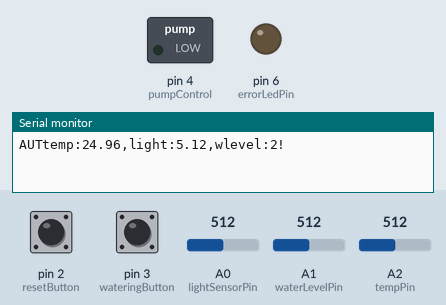
Recording of a sketch running on a simulated Arduino Uno, built with avr-gcc and run on an emulated ATmega328P. Parts: switched loads named in the sketch (green lamp = pin HIGH), output pins drawn as LEDs (lit = HIGH), the last lines printed to the serial monitor. The test bench sets the inputs (shaded band); at power-on: pin 3 (wateringButton) HIGH, A1 (waterLevelPin) = 512, pin 2 (resetButton) HIGH, A0 (lightSensorPin) = 512, A2 (tempPin) = 512. Pins used as bus, display or sensor lines are not drawn.

Above: at 1.2 s.
1.3 s: pin 3 (wateringButton) pulled LOW for 0.15 s
At 3.0 s:
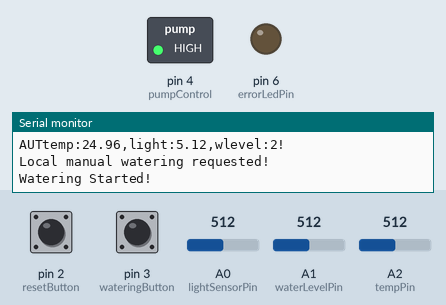
3.5 s: A1 (waterLevelPin) set to 621
5.1 s: A1 (waterLevelPin) set to 651
At 6.5 s:
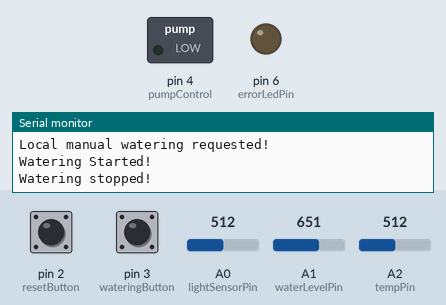
Timing chart, 0 to 8.1 s (numbered marks = the images above; inputs shaded):
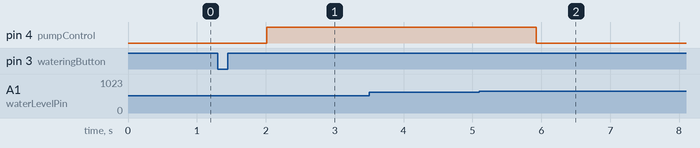

The sketch:

finalCode.ino
```cpp
bool watering_flag , error_flag, dataSentAtStart, wateringRunning;
int waterLevel, timeBeforeError, buttonReadInterval, lightSensorPin, waterLevelPin, tempPin, pumpControl, sensorPowerPin, errorLedPin, wateringButton, resetButton, wateringButtonState , resetButtonState, thermistorNominal, temperatureNominal, bCoefficient, seriesResistor;
float waterLevelSensorVoltage, temperature, lightValue ;
unsigned long currentMillis, previousMillis, readInterval, wateringReadInterval, wateringPreviousMillis, wateringStartTime, lastButtonRead,dataSendInterval,dataSentLast;
String message;
char incoming, EOL;

//// "Constants"
// HOX! Bounds are 0,2,4,6,8,10
int waterLevelLowerBound = 1;
int waterLevelUpperBound = 8;
float waterLevelSteps[] = {0.0, 2.0, 2.01, 2.2, 2.21, 2.55, 2.556, 3.1, 3.11, 4.05, 4.06, 5};
/*
  Sensor level voltages
  1.9V  =   index 0-1   =     level 0
  2.1V  =   index 2-3   =     level 1
  2.3V  =   index 4-5   =     level 2
  2.8V  =   index 6-7   =     level 3
  3.4V  =   index 8-9   =     level 4
  4.7V  =   index 10-11 =     level 5
*/
// Common
int numSamples = 5; // Samples to take when reading sensors
int timeBetweenSensorReads = 30;
int samples[5];

void setup() {
  Serial.begin(115200); //sets serial port for communication

  // Intervals
  buttonReadInterval = 100;
  dataSendInterval = 1800000; // Send data to serial
  dataSentLast = 0;
  readInterval = 60000; // Time between main sensor reads
  wateringReadInterval = 500; // Time between updates when watering
  timeBetweenSensorReads = 30; // Delay while readin multiple results from sensors for average result.


  // Set pins
  lightSensorPin = A0;
  waterLevelPin = A1;
  tempPin = A2;
  resetButton = 2;
  wateringButton = 3;
  pumpControl = 4;
  sensorPowerPin = 5;
  errorLedPin = 6;


  // Digital pins
  pinMode(sensorPowerPin, OUTPUT);
  pinMode(errorLedPin, OUTPUT);
  pinMode(pumpControl, OUTPUT);
  pinMode(resetButton, INPUT_PULLUP);
  pinMode(wateringButton, INPUT_PULLUP);

  // Buttons
  lastButtonRead, wateringButtonState, resetButtonState = 0;

  //// Common
  numSamples = 5; // Samples to take when reading sensors. Remember to set

  //// Temperature
  thermistorNominal = 10000; // resistance at 25 degrees C
  temperatureNominal = 25; // temp. for nominal resistance (almost always 25 C)
  bCoefficient = 3950; // Beta coefficient
  seriesResistor = 10000; // Ohm value of the resistor in series with the termistor

  // Message parsing & sending
  EOL = '!'; // End of line marker so that the serial reciever knows when the message is complete.

  dataSentAtStart = false; // One serial message of sensor reads is sent at the start of the program.

  // Watering
  timeBeforeError = 30000;
  wateringRunning = false;
  wateringStartTime = 0;
  watering_flag = false;
  currentMillis = 0;
  previousMillis = millis();
  wateringPreviousMillis = 0;

  // Sensor variables
  lightValue = 0;
  temperature = 0;
  waterLevelSensorVoltage = 0;
}

void loop() {
  currentMillis = millis();

  //// SERIAL
  // Listen for serial messages and parse them
  if (Serial.available()) {
    incoming = Serial.read();
    if (incoming == EOL) {
      Serial.flush();
      parseMessage(message);
      message = "";
    }
    else {
      message += incoming;
    }
  }

  // Send sensor data to serial
  if (!dataSentAtStart) {
    dataSentLast = millis();
    previousMillis = millis();
    dataSentAtStart = true;
    readSensors();
    printValuesToSerial("AUT");
  }

// DATA SEND LOOP
   if (dataSentLast + dataSendInterval < currentMillis) {
    dataSentLast = millis();
      readSensors();
    printValuesToSerial("AUT");
  }

  //// BUTTON LOOP
  if (lastButtonRead + buttonReadInterval < currentMillis) {
    lastButtonRead = millis();

    wateringButtonState = digitalRead(wateringButton);
    if (wateringButtonState == LOW) {
      Serial.println("Local manual watering requested!");
      watering_flag = true;
    }
    resetButtonState = digitalRead(resetButton);
    if (resetButtonState == LOW) {
      resetError();
    }
  }
  //// BUTTON LOOP END

  // IF no errors continue automation
  if (!error_flag) {

    //// LONG INTERVAL LOOP
    // IF watering is not in action and readInterval is up. DO...
    if (!watering_flag && currentMillis > readInterval + previousMillis)
    {
      previousMillis = millis();
      readSensors();

      // IF water is below "upper" lowerbound value. Try to start watering.
      if (waterLevelSteps[waterLevelLowerBound + 1] > waterLevelSensorVoltage)
      {
        watering_flag = true;
      }
    }

    //// WATERING LOOP
    // Watering loop that updates at smaller intervals
    if (watering_flag && currentMillis > wateringReadInterval + wateringPreviousMillis)
    {
      wateringPreviousMillis = millis();
      readSensors();

      //// ERROR LOGIC
      if (wateringRunning && wateringStartTime + timeBeforeError < currentMillis ) {
        stopWatering();
        error_flag = true;
        digitalWrite(errorLedPin, HIGH);
        Serial.println("Error! Pumptime exceeded! ");
      }

      // IF water level reading is above the "lower upperbound". Stop watering.
      if (waterLevelSteps[waterLevelUpperBound] < waterLevelSensorVoltage)
      {
        stopWatering();
      }

      // IF not already running AND no errors. DO...
      if (watering_flag && !wateringRunning && !error_flag) {
        StartWatering();
      }

    }
  }
}

//// FUNCTIONS
void resetError() {
  error_flag = false;
  digitalWrite(errorLedPin, LOW);
  Serial.println("RESET!");
}

void readSensors() {
  digitalWrite(sensorPowerPin, HIGH);   // Power to sensors
  delay(200);                           // Make shure the sensor is up and steady
  measureWaterLevel();
  readTemp();
  readLight();
  digitalWrite(sensorPowerPin, LOW);
}


void parseMessage(String message) {
  if (message.equalsIgnoreCase("wateringOn")) {
    watering_flag = true;
  }
  else if (message.equalsIgnoreCase("Print Values")) {
    printValuesToSerial("MAN");
  }
  else {
    Serial.println("Unidentified Command!");
  }
}

void printValuesToSerial(String requestType) {
  Serial.print(requestType);
  Serial.print("temp:");
  Serial.print(temperature);
  Serial.print(",light:");
  Serial.print(lightValue);
  Serial.print(",wlevel:");
  Serial.print(findWaterLevel());
  Serial.println(EOL);
}

void StartWatering() {
  wateringStartTime = millis();
  wateringRunning = true;
  digitalWrite(pumpControl, HIGH);
  digitalWrite(LED_BUILTIN, HIGH);
  Serial.println("Watering Started!");
}

void stopWatering() {
  wateringRunning = false;
  wateringStartTime = 0;
  watering_flag = false;
  digitalWrite(pumpControl, LOW);
  digitalWrite(LED_BUILTIN, LOW);
  Serial.println("Watering stopped!");
  readSensors();
  printValuesToSerial("AUT");
}

void readLight() {
  float averageReading = 0;
  for (int i = 0; i < numSamples ; i++) {
    averageReading += analogRead(lightSensorPin);
    delay(timeBetweenSensorReads);
  }
  // Calculate avarage. Set range to 0.0 - 10.24 and inverse reading so more light is more value.
  lightValue = 10.24 - ((averageReading / numSamples) / 100);
}

int findWaterLevel()
{
  int level = 0;
  for (int i = 0, j = 0; i <= 8; i += 2, j++)
  {
    if (waterLevelSteps[i] <= waterLevelSensorVoltage && waterLevelSteps[i + 1] >= waterLevelSensorVoltage)
    {
      level = j;
      break;
    }
  }
  return level;
}

void measureWaterLevel()
{
  float averageReading = 0;
  for (int i = 0; i < numSamples ; i++) {
    averageReading += analogRead(waterLevelPin);
    delay(timeBetweenSensorReads);
  }
  waterLevel = averageReading / numSamples;
  waterLevelSensorVoltage = waterLevel * (5.0 / 1023.0);
}

void readTemp() {
  float average;
  // Read multiple samples for more accuracy
  for (int i = 0; i < 5; i++)
  {
    samples[i] = analogRead(tempPin);
    delay(timeBetweenSensorReads);
  }
  // Take avarage from the samples
  average = 0;
  for (int i = 0; i < numSamples; i++)
  {
    average += samples[i];
  }
  average /= numSamples;

  // Convert the value to resistance
  average = 1023 / average - 1;
  average = seriesResistor / average;
  // Calculate the temperature in Celsius using Steinhart-Hart equation
  temperature = average / thermistorNominal;         // (R/Ro)
  temperature = log(temperature);                           // ln(R/Ro)
  temperature /= bCoefficient;                       // 1/B * ln(R/Ro)
  temperature += 1.0 / (temperatureNominal + 273.15);// + (1/To)
  temperature = 1.0 / temperature;                          // Invert
  temperature -= 273.15;                             // convert to C
}
```

Measured:
- the behaviour switches between 636 and 637 on A1 (waterLevelPin) (found by bisection; images 1 and 2)
- after the input at 1.3 s, pin 4 (pumpControl): LOW → HIGH after 0.71 s
- after the input at 3.5 s, every drawn part: stays the same
- after the input at 5.1 s, pin 4 (pumpControl): HIGH → LOW after 0.83 s
